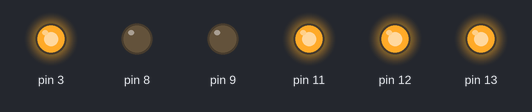
Simulated run of this sketch. Board: Arduino Uno, built with avr-gcc and run on an emulated ATmega328P. Parts: output pins drawn as LEDs (lit = HIGH).

Above: at 1.0 s.
At 2.5 s:
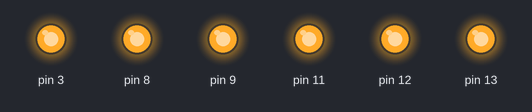
At 4.0 s:
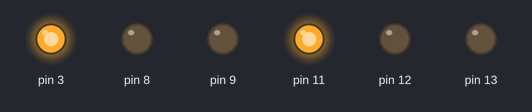
At 5.5 s:
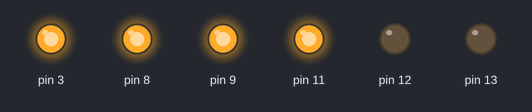
At 6.5 s:
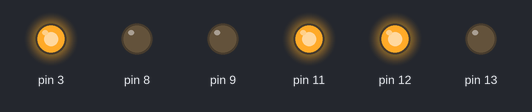
At 9.5 s:
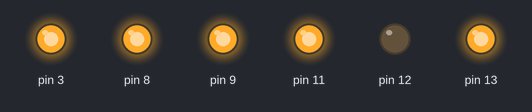
Timing chart, 0 to 11.5 s (numbered marks = the images above):
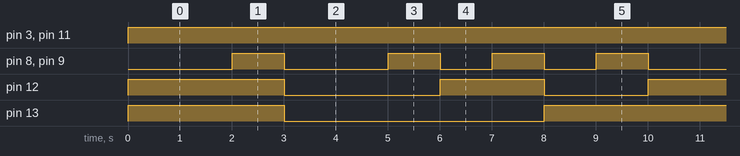

The sketch:

6_2_motors.ino
```cpp
#include "MotorShield.h"

MotorShield shield;

//#define BATTERY

#ifdef BATTERY
const int SPEED = 127;
#else
const int SPEED = 255;
#endif

const int RUN_MS = 2000;
const int STOP_MS = 1000;
const int TURN_MS = 1000;

void setup()
{
  Serial.begin(115200);
  shield.init();
}

void loop()
{
  shield.move(SPEED);
  delay(RUN_MS);

  shield.stop();
  delay(STOP_MS);

  shield.move(-SPEED);
  delay(RUN_MS);

  shield.stop();
  delay(STOP_MS);

  shield.turn(SPEED);
  delay(TURN_MS);

  shield.stop();
  delay(STOP_MS);

  shield.turn(-SPEED);
  delay(TURN_MS);

  shield.stop();
  delay(STOP_MS);
}
```

Measured:
- by itself, pin 3, pin 11: LOW → HIGH at 0.00 s
- by itself, pin 8, pin 9: repeats every 10.0 s: LOW 2.0 s, 2 × (HIGH 1.0 s, LOW 1.0 s), HIGH 1.0 s, LOW 2.0 s, HIGH 1.0 s
- by itself, pin 12: repeats every 10.0 s: LOW 3.0 s, HIGH 2.0 s, LOW 2.0 s, HIGH 3.0 s
- by itself, pin 13: repeats every 10.0 s: LOW 5.0 s, HIGH 5.0 s
